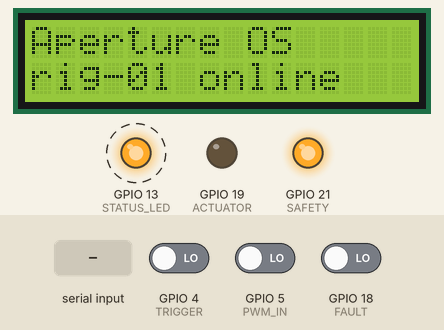
This sketch was run on a simulated ESP32. On the bench: 16×2 character LCD, output pins drawn as LEDs (lit = HIGH). Dashed ring = blinking. The test bench sets the inputs (shaded band); at power-on: GPIO 4 (TRIGGER) LOW, GPIO 5 (PWM_IN) LOW, GPIO 18 (FAULT) LOW. What the sketch prints to the serial monitor is not drawn.

Above: at 0.87 s.
1.3 s: "LCD 90\n" received over Serial
At 1.41 s:
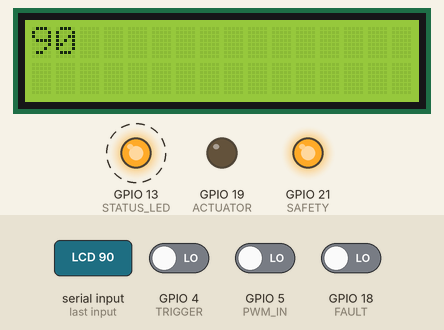
3.5 s: GPIO 4 (TRIGGER) driven HIGH
At 3.89 s:
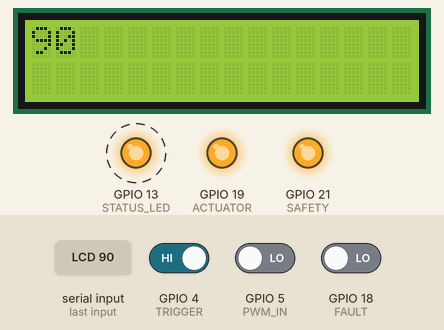
5.7 s: GPIO 5 (PWM_IN) driven HIGH
At 6.13 s:
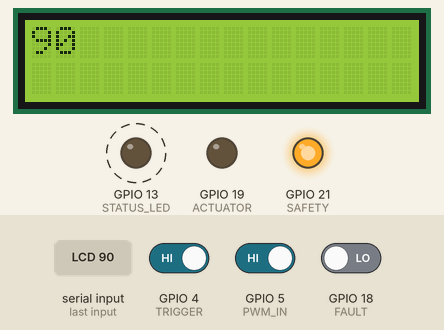
11.3 s: "LED ON\n" received over Serial
At 11.3 s:
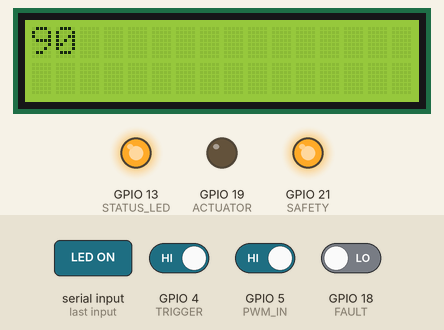
Timing chart, 0 to 13.8 s (numbered marks = the images above; inputs shaded):
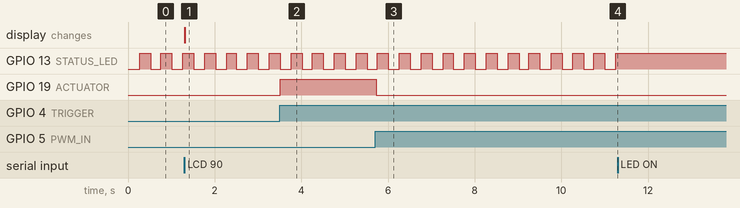

Measured:
- after the input at 1.3 s, the display: changes at once (image 1)
- after the input at 3.5 s, GPIO 19 (ACTUATOR): LOW → HIGH at once
- after the input at 5.7 s, GPIO 19 (ACTUATOR): HIGH → LOW at once
- after the input at 11.3 s, GPIO 13 (STATUS_LED): stops changing and stays HIGH
- by itself, GPIO 13 (STATUS_LED): alternates HIGH for 0.25 s and LOW for 0.25 s

The sketch:

esp32_dut.ino
```cpp
// Aperture OS rig-01 DUT: ESP32 DevKit V1 with a 16x2 LCD (4-bit) and a status LED.
// UART0 (115200) is shared with flashing from the Pi; one command per line:
//   LCD <line1>|<line2>  -> "OK LCD"        LED BLINK <hz> -> "OK LED <hz>"
//   LED ON / LED OFF     -> "OK LED ON" / "OK LED OFF"
// The safety-controller test logic on D4/D5/D18 -> D19/D21 is unchanged.
#include <Arduino.h>
#include <LiquidCrystal.h>

#ifndef DEMO_BUG
#define DEMO_BUG 1
#endif

constexpr int TRIGGER = 4, PWM_IN = 5, FAULT = 18, ACTUATOR = 19, SAFETY = 21;
constexpr int STATUS_LED = 13;
constexpr uint32_t BAUD = 115200, TELEMETRY_MS = 200;
constexpr size_t COMMAND_MAX = 64;

LiquidCrystal lcd(14, 27, 26, 25, 33, 32);  // RS, E, DB4, DB5, DB6, DB7

enum class LedMode { Blink, On, Off };
LedMode ledMode = LedMode::Blink;
float blinkHz = 2.0f;
String line;
uint32_t lastTelemetry = 0;

void showLcd(const String &top, const String &bottom) {
  lcd.clear();
  lcd.setCursor(0, 0);
  lcd.print(top.substring(0, 16));
  lcd.setCursor(0, 1);
  lcd.print(bottom.substring(0, 16));
}

void updateLed() {
  if (ledMode != LedMode::Blink) {
    digitalWrite(STATUS_LED, ledMode == LedMode::On ? HIGH : LOW);
    return;
  }
  uint32_t halfPeriodMs = blinkHz > 0 ? (uint32_t)(500.0f / blinkHz) : 0;
  digitalWrite(STATUS_LED, halfPeriodMs && (millis() / halfPeriodMs) % 2 ? HIGH : LOW);
}

void handleCommand(String cmd) {
  cmd.trim();
  if (cmd.startsWith("LCD ")) {
    String text = cmd.substring(4);
    int bar = text.indexOf('|');
    showLcd(bar < 0 ? text : text.substring(0, bar), bar < 0 ? "" : text.substring(bar + 1));
    Serial.println("OK LCD");
  } else if (cmd == "LED ON") {
    ledMode = LedMode::On;
    Serial.println("OK LED ON");
  } else if (cmd == "LED OFF") {
    ledMode = LedMode::Off;
    Serial.println("OK LED OFF");
  } else if (cmd.startsWith("LED BLINK ")) {
    float hz = cmd.substring(10).toFloat();
    if (hz <= 0 || hz > 50) {
      Serial.println("ERR LED hz must be 0..50");
      return;
    }
    blinkHz = hz;
    ledMode = LedMode::Blink;
    Serial.print("OK LED ");
    Serial.println(cmd.substring(10));
  } else if (cmd.length()) {
    Serial.println("ERR unknown command");
  }
}

void readCommands() {
  while (Serial.available() > 0) {
    char c = (char)Serial.read();
    if (c == '\n' || c == '\r') {
      if (line.length()) handleCommand(line);
      line = "";
    } else if (line.length() < COMMAND_MAX) {
      line += c;
    }
  }
}

void safetyController() {
  // Pi drives trigger/PWM/fault; the Pi reads actuator and safety back on GPIO22/23.
  unsigned long highUs = pulseIn(PWM_IN, HIGH, 25000);
  float duty = highUs ? min(1.0f, highUs / 10000.0f) : (digitalRead(PWM_IN) ? 1.0f : 0.0f);
  int trig = digitalRead(TRIGGER), fault = digitalRead(FAULT);
  const char *state = fault ? "FAULT_SHUTDOWN" : (trig && duty > 0.8f) ? "THROTTLING" : trig ? "ACTIVE_DRIVE" : "IDLE";
  int actuator = (!fault && trig && duty <= 0.8f) ? 1 : 0;
  int safety = !fault;
  digitalWrite(ACTUATOR, actuator);
  if (!(DEMO_BUG && fault && (trig || duty > 0.8f))) digitalWrite(SAFETY, safety);
  if (millis() - lastTelemetry >= TELEMETRY_MS) {
    lastTelemetry = millis();
    Serial.printf("{\"state\":\"%s\",\"trig\":%d,\"fault\":%d,\"pwm\":%.3f,\"actuator\":%d,\"safety\":%d}\n",
                  state, trig, fault, duty, actuator, safety);
  }
}

void setup() {
  Serial.begin(BAUD);
  pinMode(TRIGGER, INPUT_PULLDOWN);
  pinMode(PWM_IN, INPUT_PULLDOWN);
  pinMode(FAULT, INPUT_PULLDOWN);
  pinMode(ACTUATOR, OUTPUT);
  pinMode(SAFETY, OUTPUT);
  pinMode(STATUS_LED, OUTPUT);
  digitalWrite(ACTUATOR, LOW);
  digitalWrite(SAFETY, HIGH);
  lcd.begin(16, 2);
  showLcd("Aperture OS", "rig-01 online");
  Serial.println("BOOT OK");
}

void loop() {
  readCommands();
  updateLed();
  safetyController();
}
```
